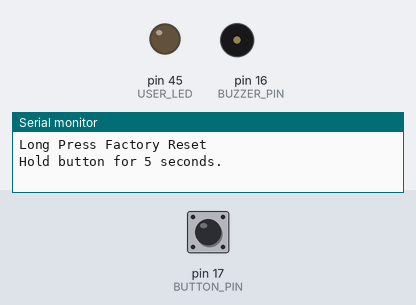
A sketch run on a simulated Arduino Mega 2560, built with avr-gcc and run on an emulated ATmega2560. On the bench: output pins drawn as LEDs (lit = HIGH), buzzer (waves = sounding, pin HIGH), the last lines printed to the serial monitor. Inputs (shaded band) come from the test bench; at power-on: pin 17 (BUTTON_PIN) HIGH.

Above: at 1.2 s.
1.3 s: pin 17 (BUTTON_PIN) pulled LOW for 3.2 s
At 2.05 s:
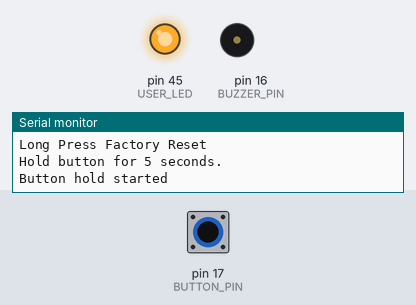
Timing chart, 0 to 6.0 s (numbered marks = the images above; inputs shaded):
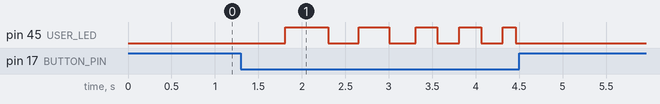

The sketch:

Button_Long_Press_Factory_Reset.ino
```cpp
/*
 * This program detects how long a button connected to GPIO 17 is held.
 *
 * A normal short press does nothing. While the button is being held,
 * the LED connected to GPIO 45 blinks progressively faster to show
 * that the reset timer is counting down.
 *
 * If the button is held for 5 seconds, a reset sound is played through
 * the buzzer on GPIO 16 and the LED flashes to indicate that the
 * factory-reset condition has been reached.
 *
 * This is a starter-kit demonstration, so no actual flash, NVS, or
 * EEPROM data is erased. The performFactoryReset() function is where
 * real application reset logic can be added.
 */

#include <Arduino.h>

//====================================================
// GPIO Configuration
//====================================================
#define BUTTON_PIN 17
#define USER_LED   45
#define BUZZER_PIN 16

//====================================================
// Long Press Configuration
//====================================================
#define RESET_TIME 5000

//====================================================
// Factory Reset Sound
//====================================================
void resetSound()
{
    // Three short confirmation beeps
    // These beeps provide an audible indication that
    // the 5-second reset condition has been reached.
    for (int i = 0; i < 3; i++)
    {
        digitalWrite(BUZZER_PIN, HIGH);
        delay(150);

        digitalWrite(BUZZER_PIN, LOW);
        delay(150);
    }
}

//====================================================
// Factory Reset Function
//====================================================
void performFactoryReset()
{
    // Print a message to the Serial Monitor so the reset
    // event can be easily seen during testing.
    Serial.println("FACTORY RESET TRIGGERED");

    // Play the reset confirmation sound.
    resetSound();

    // Reset indication
    // Flash the LED five times to visually confirm that
    // the reset condition has been reached.
    for (int i = 0; i < 5; i++)
    {
        digitalWrite(USER_LED, HIGH);
        delay(100);

        digitalWrite(USER_LED, LOW);
        delay(100);
    }

    // -------------------------------------------------
    // Add actual application reset logic here.
    // For example:
    // - Clear configuration
    // - Reset user preferences
    // - Clear NVS/EEPROM data
    // -------------------------------------------------
}

//====================================================
// Setup
//====================================================
void setup()
{
    Serial.begin(115200);

    // Configure the button with the internal pull-up resistor.
    // The button normally reads HIGH and reads LOW when pressed.
    pinMode(BUTTON_PIN, INPUT_PULLUP);
    pinMode(USER_LED, OUTPUT);
    pinMode(BUZZER_PIN, OUTPUT);

    // Start with both output devices turned off.
    digitalWrite(USER_LED, LOW);
    digitalWrite(BUZZER_PIN, LOW);

    // Display startup instructions in the Serial Monitor.
    Serial.println("Long Press Factory Reset");
    Serial.println("Hold button for 5 seconds.");
}

//====================================================
// Loop
//====================================================
void loop()
{
    // wasPressed remembers the button state from the previous
    // loop so the program can detect when a press starts or ends.
    static bool wasPressed = false;

    // Prevents the reset function from being triggered repeatedly
    // while the button remains held after 5 seconds.
    static bool resetTriggered = false;

    // Stores when the current button hold started.
    static unsigned long pressStartTime = 0;

    // Stores when the LED was last changed.
    static unsigned long lastBlinkTime = 0;

    // Because INPUT_PULLUP is being used, LOW means the
    // button is currently being pressed.
    bool buttonPressed = (digitalRead(BUTTON_PIN) == LOW);

    //================================================
    // Button Press Started
    //================================================
    if (buttonPressed && !wasPressed)
    {
        // Record the exact time the button was pressed.
        // This timestamp is used to calculate the total
        // amount of time the button has been held.
        pressStartTime = millis();

        // Start the LED timing from the beginning of the hold.
        lastBlinkTime = millis();

        // Allow the reset condition to be triggered again
        // for this new button press.
        resetTriggered = false;

        Serial.println("Button hold started");
    }

    //================================================
    // Button Being Held
    //================================================
    if (buttonPressed)
    {
        // Calculate how long the button has been held
        // by comparing the current time with the time
        // when the press started.
        unsigned long holdTime = millis() - pressStartTime;

        // Blink interval gets shorter as hold time increases
        unsigned long blinkInterval;

        // The longer the button is held, the faster the LED blinks.
        // This gives the user visual feedback that the reset
        // threshold is getting closer.
        if (holdTime < 1000)
            blinkInterval = 500;
        else if (holdTime < 2000)
            blinkInterval = 350;
        else if (holdTime < 3000)
            blinkInterval = 250;
        else if (holdTime < 4000)
            blinkInterval = 150;
        else
            blinkInterval = 75;

        // Change the LED state whenever the selected blink
        // interval has elapsed.
        if (millis() - lastBlinkTime >= blinkInterval)
        {
            // Toggle the LED instead of simply turning it on.
            // This creates the blinking effect.
            digitalWrite(USER_LED, !digitalRead(USER_LED));
            lastBlinkTime = millis();
        }

        //================================================
        // 5 Second Reset Threshold
        //================================================
        if (holdTime >= RESET_TIME && !resetTriggered)
        {
            // Mark the reset as triggered so it only happens
            // once during this button hold.
            resetTriggered = true;

            // Stop the progressive blinking before showing
            // the reset confirmation pattern.
            digitalWrite(USER_LED, LOW);

            // Perform the reset demonstration.
            performFactoryReset();
        }
    }

    //================================================
    // Button Released
    //================================================
    if (!buttonPressed && wasPressed)
    {
        // Always turn the LED off when the button is released.
        digitalWrite(USER_LED, LOW);

        // If the reset was not triggered, the user released
        // the button before reaching the 5-second threshold.
        if (!resetTriggered)
        {
            Serial.println("Button released before 5 seconds");
        }
    }

    // Save the current button state for the next loop.
    // This allows the program to detect the next press or release.
    wasPressed = buttonPressed;

    // Small delay to keep the loop responsive while reducing
    // unnecessary processing and button-state checks.
    delay(5);
}
```

Measured:
- after the input at 1.3 s, pin 45 (USER_LED): LOW → HIGH after 0.51 s, → LOW 0.50 s later, → HIGH 0.35 s later, → LOW 0.35 s later, … (10 changes in this stretch)
